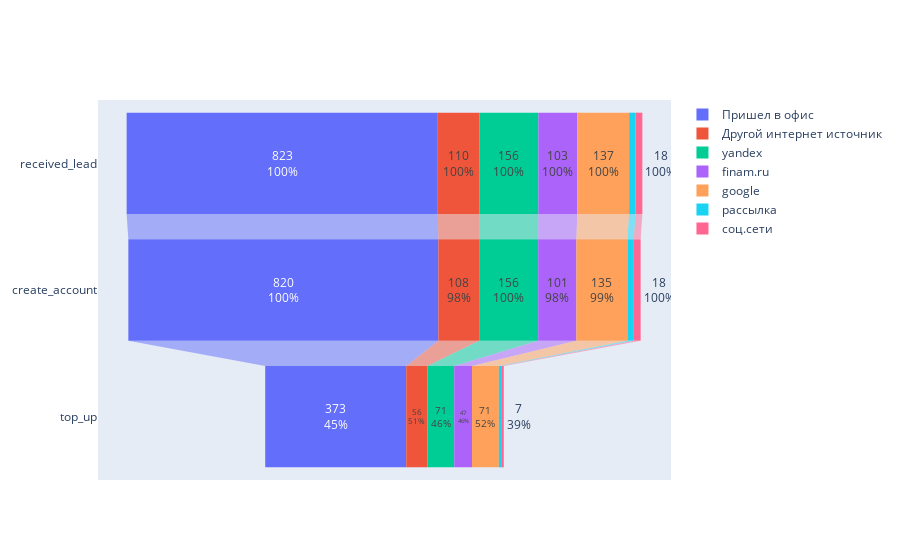

Write notebook code for a chart like this one.
### Code cell
# возрастная группа 18-30 лет
# наблюдаем, что у молодых клиентов этап 'открытия счета' не отличается с остальным группами,
# а вот 'пополнение' заметно меньше(но не стоит забывать о размере выборки)
df_youth = df.query('age >= 18 & age < 30')
df_youth = df_for_funnel(df_youth)
create_funnel(df_youth)

### Figure 1 — Plotly figure (JSON) as saved in the notebook; plotly's stock layout.template omitted (floating-point values rounded to 4 significant figures)
{"data": [{"name": "Пришел в офис", "textinfo": "value+percent initial", "type": "funnel", "x": [823, 820, 373], "y": ["received_lead", "create_account", "top_up"]}, {"name": "Другой интернет источник", "textinfo": "value+percent initial", "type": "funnel", "x": [110, 108, 56], "y": ["received_lead", "create_account", "top_up"]}, {"name": "yandex", "textinfo": "value+percent initial", "type": "funnel", "x": [156, 156, 71], "y": ["received_lead", "create_account", "top_up"]}, {"name": "finam.ru", "textinfo": "value+percent initial", "type": "funnel", "x": [103, 101, 47], "y": ["received_lead", "create_account", "top_up"]}, {"name": "google", "textinfo": "value+percent initial", "type": "funnel", "x": [137, 135, 71], "y": ["received_lead", "create_account", "top_up"]}, {"name": "рассылка", "textinfo": "value+percent initial", "type": "funnel", "x": [17, 17, 6], "y": ["received_lead", "create_account", "top_up"]}, {"name": "соц.сети", "textinfo": "value+percent initial", "type": "funnel", "x": [18, 18, 7], "y": ["received_lead", "create_account", "top_up"]}], "layout": {}}
